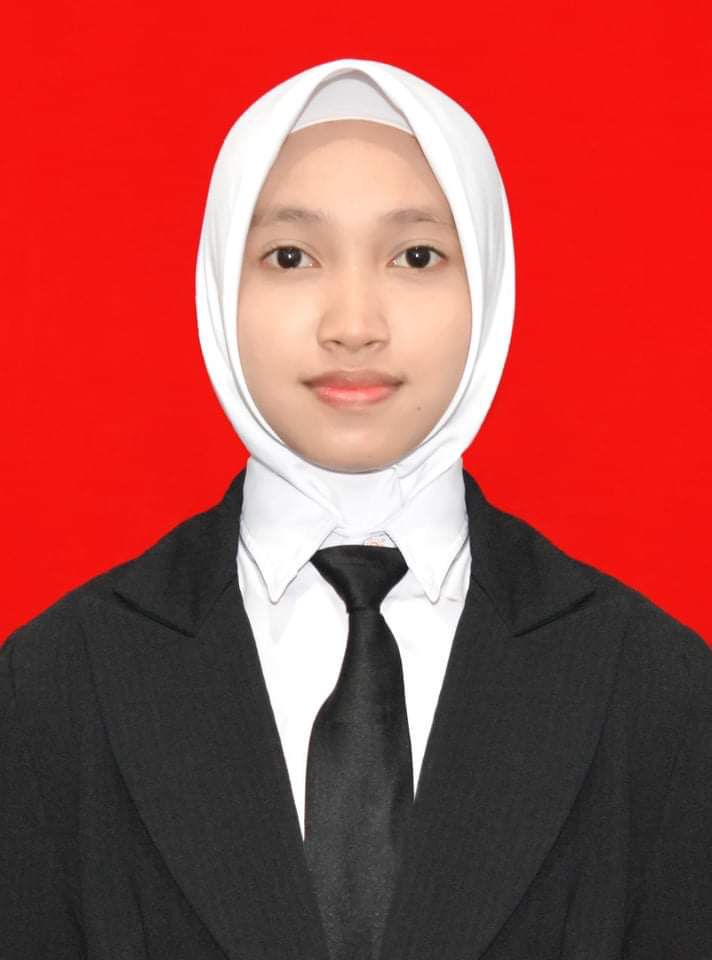
#> input picture tasya.jpeg, 712 x 960 px
$ python IdealHighpass.py   (older library calls are emulated)
#> lines starting #> are read from the running program, lines starting #| are printed output that depends on the picture
import cv2
import numpy as np

# Load image
img = cv2.imread('tasya.jpeg')
#> img is the input picture: shape (960, 712, 3); mean B, G, R 69.8, 73.3, 166.9

# Convert to grayscale
gray = cv2.cvtColor(img, cv2.COLOR_BGR2GRAY)
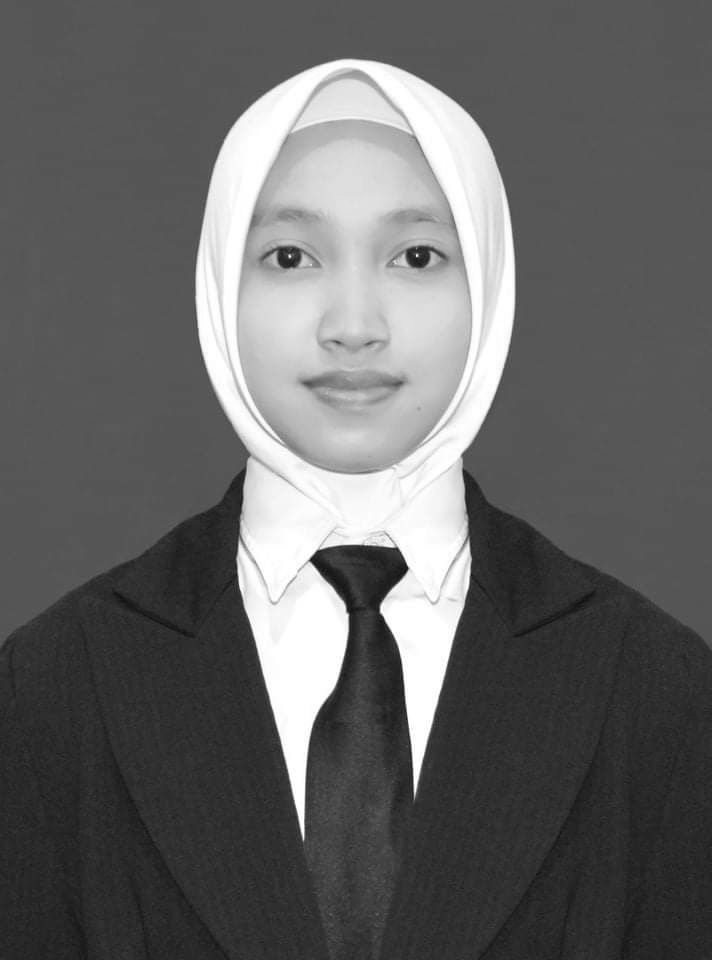
#> gray: shape (960, 712); min 14, max 255, mean 101

# Apply ideal highpass filter
d0 = 30 # cutoff frequency
rows, cols = gray.shape
#> rows = 960; cols = 712
crow, ccol = rows//2, cols//2
#> crow = 480; ccol = 356
mask = np.ones((rows, cols), np.uint8)
mask[crow-d0:crow+d0, ccol-d0:ccol+d0] = 0
filtered = np.fft.ifft2(np.fft.ifftshift(np.fft.fftshift(np.fft.fft2(gray)) * mask))

# Normalize output
filtered = cv2.normalize(filtered.real, None, 0, 255, cv2.NORM_MINMAX, cv2.CV_8U)
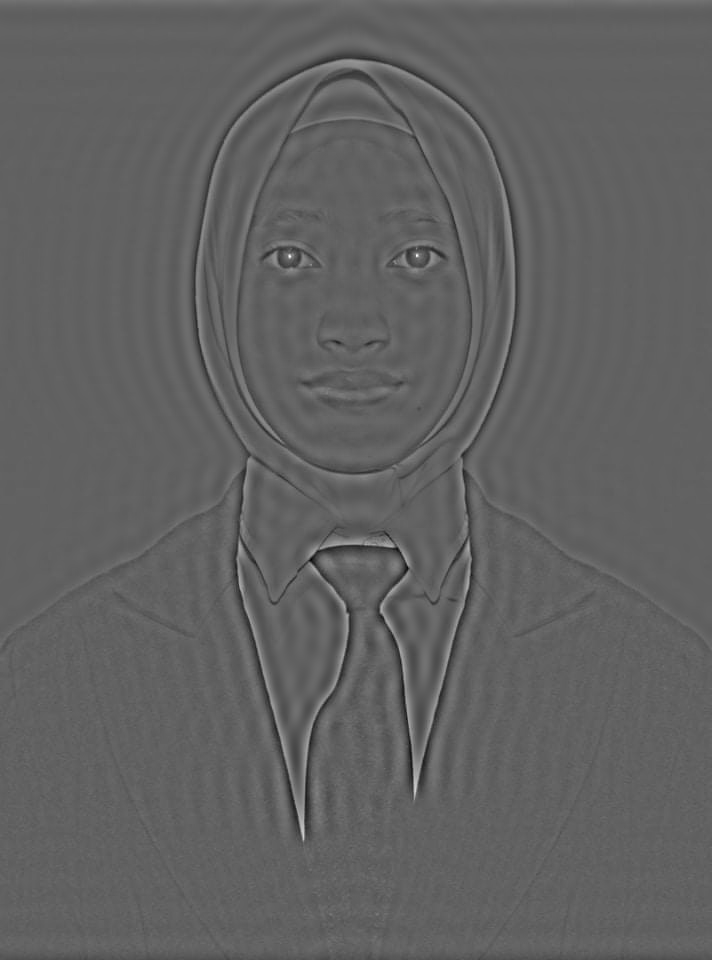
#> filtered: shape (960, 712); min 0, max 255, mean 97.2

# Display original and filtered images
cv2.imshow('Original', gray)
cv2.imshow('Filtered', filtered)
cv2.waitKey(0)
cv2.destroyAllWindows()
